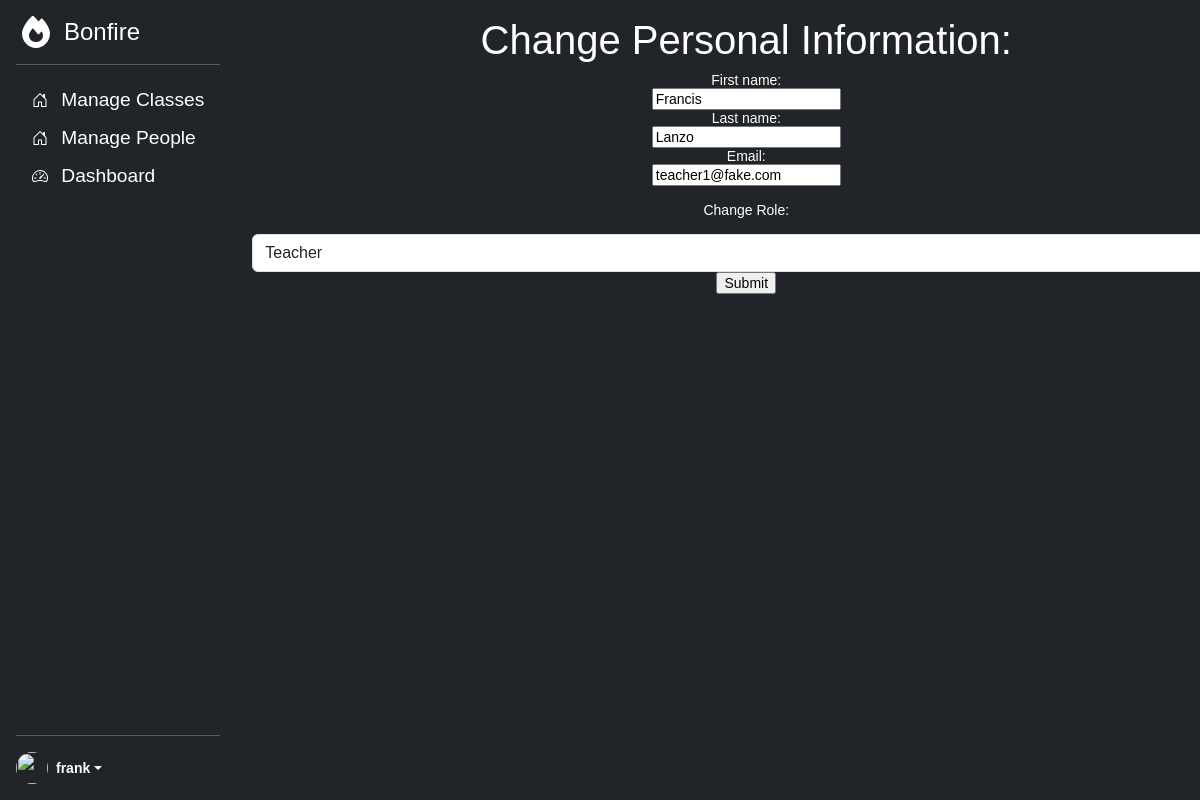
Page /editUser.php?id=1 (signed in) on the committed database.
### tables this page shows
CREATE TABLE `users` (
  `id` int NOT NULL AUTO_INCREMENT,
  `first_name` varchar(255) DEFAULT NULL,
  `email` varchar(255) DEFAULT NULL,
  `password` varchar(255) DEFAULT NULL,
  `role` enum('student','teacher','admin') DEFAULT 'student',
  `sec1` varchar(255) DEFAULT NULL,
  `sec2` varchar(255) DEFAULT NULL,
  `last_name` varchar(255) DEFAULT NULL,
  PRIMARY KEY (`id`)
);

### editUser.php (the view, shortened to what this page needs)
<?php
$pdo = getDBConnection();
$sql = "SELECT * FROM users where id = :id";
if($stmt = $pdo->prepare($sql)) {
    $stmt->bindParam(":id", $userID, PDO::PARAM_INT);
    if ($stmt->execute()) {
        if($stmt->rowCount() == 1){
            if($row = $stmt->fetch()) {
                $email = $row["email"];
                $fname = $row["first_name"];
                $lname = $row["last_name"];
                $userRole = $row["role"];
            }
        }
    }
}
?>
<!DOCTYPE html>
<html lang="en">
<head>
    <link href="https://cdn.jsdelivr.net/npm/bootstrap@5.3.3/dist/css/bootstrap.min.css" rel="stylesheet">
    <link rel="stylesheet" href="resources/stylesheets/style.css">
</head>
<body>
<main class="d-flex flex-nowrap">
    <?php include("leftSideMenu.php"); ?>
    <div id="primary-window" class="d-flex flex-column flex-shrink-0 p-3 text-bg-dark ">
        <h1>Change Personal Information:</h1>
        <form action="processor/editUserProcessor.php" method="post">
            <label for="fname">First name:</label><br>
            <input type="text" id="fname" name="fname" value="<?= $fname?>"><br>
            <label for="lname">Last name:</label><br>
            <input type="text" id="lname" name="lname" value="<?= $lname?>"><br>
            <label for="email">Email:</label><br>
            <input type="text" id="email" name="email" value="<?= $email?>"><br>
            <br>
            <p>Change Role:</p>
            <select class="form-select" name="role" aria-label="Default select example">
                <option value="teacher" <?php echo ($userRole == "teacher") ? "selected=selected" : ""?> >Teacher</option>
            </select>
            <input type="submit" value="Submit">
        </form>
    </div>
</main>
<script src="https://cdn.jsdelivr.net/npm/bootstrap@5.3.3/dist/js/bootstrap.bundle.min.js"></script></body>
</html>

### resources/stylesheets/style.css (style rules this page uses)
body { min-height: 100vh; min-height: -webkit-fill-available; font-family: var(--bs-font-sans-serif); font-size: 1rem; font-weight: 400; line-height: 1.5; }
html { height: -webkit-fill-available; }
main { height: 100vh; max-height: 100vh; overflow-x: auto; overflow-y: hidden; }
#primary-window { width:85%; }

### editUser.php (style rules this page uses)
body { font: 14px sans-serif; text-align: center; }

### rows in the picture
users: fname "Francis", lname "Lanzo", email "teacher1@fake.com", role "Teacher"

### other values in the picture
$firstName "frank"
